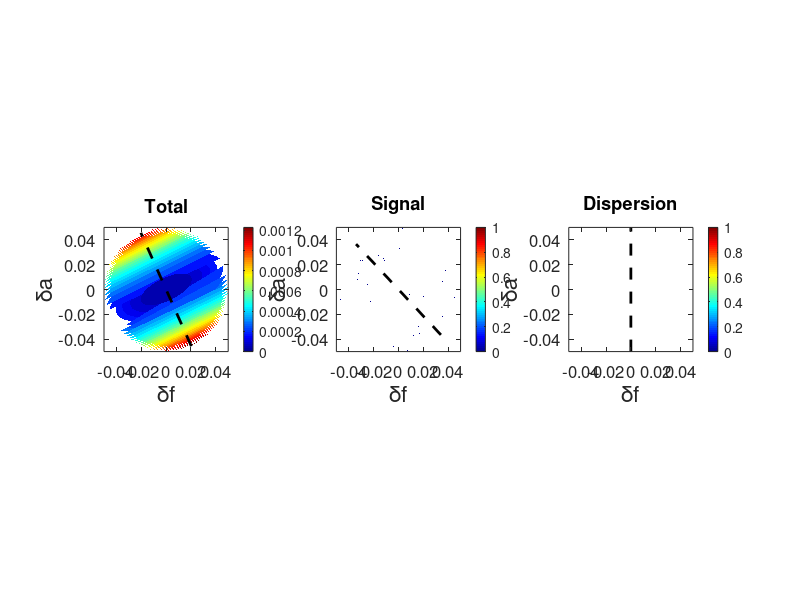

The MATLAB script that drew this image:
% Chapter 6
% Find the most sensitive direction via Fisher information and direct method 

% model parameters
% f = 1; a = 1; sigma = 1/2; % the first test
f = 1; a = 1; sigma = 5/2; % the second test
% mean and variance
mu = f/a;
C = sigma^2/2/a;

% Method I: using fisher information

MM = [1,-f/a;-f/a,f^2/a^2+sigma^2/4/a]; % the common factor a^3C has been removed
[eigvec,eigval] = eig(MM);
[num, index] = max(abs(diag(eigval))); % the most sensitive direction corresponding to the bigger eigenvalue 
disp('The most sensitive direction via Fisher information:')
disp(transpose(eigvec(:,index)));

% Method II: using direct numerical searching method
N = 601; % total number of grid points
delta = 0.05; % a small perturbation

% computing the difference using relative entropy
Error = zeros(N,N); % total difference measured by relative entropy
Error1 = zeros(N,N); % difference in the signal
Error2 = zeros(N,N); % difference in the dispersion
% information difference at all possible directions
for i = 1:N
    for j = 1:N
        dist = ((i - 301)/300)^2 + ((j-301)/300)^2;
        if dist<=1
            f_M = f+(i - 301)/300*delta;
            a_M = a+(j - 301)/300*delta;
            mu_M = f_M/a_M;
            C_M = sigma^2/2/a_M;
            Error(i,j) = 1/2 * (mu - mu_M)^2/C_M + 1/2 *(-log(C/C_M) + C/C_M - 1);
            Error1(i,j) = 1/2 * (mu - mu_M)^2/C_M ;
            Error2(i,j) = 1/2 *(-log(C/C_M) + C/C_M - 1);
        else
            Error(i,j) = nan;
            Error1(i,j) = nan;
            Error2(i,j) = nan;
        end
    end
end
% showing the results from Method II
figure
[xx,yy] = meshgrid([-1:1/300:1]*delta,[-1:1/300:1]*delta);
subplot(1,3,1) % total
contourf(xx,yy,Error',30,'linestyle','none');
[~,I] = max(Error(:));
[I_row, I_col] = ind2sub(size(Error),I);
Irow1 = (I_row-301)/300*delta; Irow2 = -Irow1;
Icol1 = (I_col-301)/300*delta; Icol2 = -Icol1;
hold on
plot([Irow1, Irow2], [Icol1, Icol2],'--k','linewidth',2)
disp('The most sensitive direction via direct searching:')
disp([Irow1,Icol1]/norm([Irow1,Icol1]));
h = colorbar;
cx = get(h,'Limits');
colormap jet
axis equal
title('Total','fontsize',18)
set(gca,'fontsize',12)
box on
xlabel('\delta{f}','fontsize',16)
ylabel('\delta{a}','fontsize',16)
subplot(1,3,2) % signal
contourf(xx,yy,Error1',30,'linestyle','none')
[~,I] = max(Error1(:));
[I_row, I_col] = ind2sub(size(Error),I);
Irow1 = (I_row-301)/300*delta; Irow2 = -Irow1;
Icol1 = (I_col-301)/300*delta; Icol2 = -Icol1;
hold on
plot([Irow1, Irow2], [Icol1, Icol2],'--k','linewidth',2)
colorbar
caxis([cx(1),cx(2)])
colormap jet
axis equal
title('Signal','fontsize',18)
set(gca,'fontsize',12)
box on
xlabel('\delta{f}','fontsize',16)
ylabel('\delta{a}','fontsize',16)
subplot(1,3,3) % dispersion
contourf(xx,yy,Error2',30,'linestyle','none')
[M,I] = max(Error2(:));
[I_row, I_col] = ind2sub(size(Error),I);
Irow1 = (I_row-301)/300*delta; Irow2 = -Irow1;
Icol1 = (I_col-301)/300*delta; Icol2 = -Icol1;
hold on
plot([Irow1, Irow2], [Icol1, Icol2],'--k','linewidth',2)
colorbar
caxis([cx(1),cx(2)])
colormap jet
axis equal
title('Dispersion','fontsize',18)
set(gca,'fontsize',12)
box on
xlabel('\delta{f}','fontsize',16)
ylabel('\delta{a}','fontsize',16)
